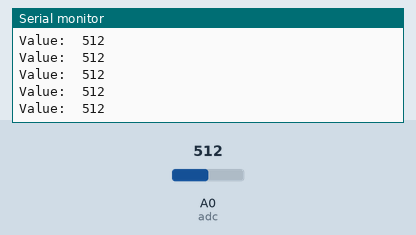
This program was run on a simulated ESP8266 (Wemos D1 mini). On the bench: the last lines printed to the serial monitor. Inputs (shaded band) come from the test bench; at power-on: A0 (adc) = 512.

Above: at 1.2 s.
1.3 s: A0 (adc) set to 716
At 1.31 s:
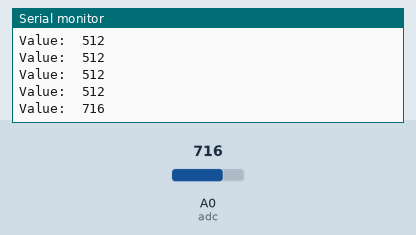
2.8 s: A0 (adc) set to 900
At 2.81 s:
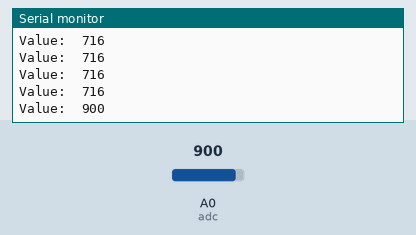
Timing chart, 0 to 5.8 s (numbered marks = the images above; inputs shaded):
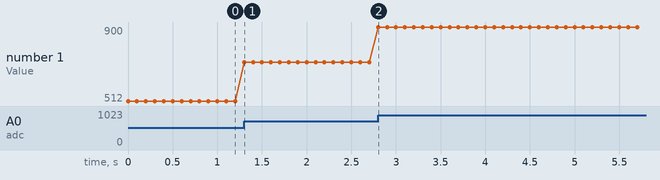

Measured:
- after the input at 1.3 s, the serial monitor: prints a new line at once (image 1)
- after the input at 2.8 s, the serial monitor: prints a new line at once (image 2)
- plotted number 1: 512 → 716 after the input at 1.3 s, 716 → 900 after the input at 2.8 s

The program:

main.cpp
```cpp
#include <Arduino.h>
#include <headers.h>

// dor sensor PCB
#define red_led_pin 12 //D6 // was 12
#define yellow_led_pin 13 //D7
#define green_led_pin 15 // D8
#define trig_pin 5 //D1
#define echo_pin 4 // D2
#define servo_pin 14

sensor_client sensor_client_1;

void setup() {
  Serial.begin(9600);
  Serial.print("");
  Serial.println("starting SETUP ....");
  //pinMode(red_led_pin, OUTPUT);

  sensor_client_1.dist_sensor.trigPin = trig_pin;
  sensor_client_1.dist_sensor.echoPin = echo_pin;
  sensor_client_1.dist_sensor.init_US_sensor();

/*
  sensor_client_1.Red_led.led_pin = red_led_pin;
  sensor_client_1.Red_led.init_led();
  sensor_client_1.Yellow_led.led_pin = yellow_led_pin;
  sensor_client_1.Yellow_led.init_led();
  sensor_client_1.Green_led.led_pin = green_led_pin;
  sensor_client_1.Green_led.init_led();

  sensor_client_1.init_servo(servo_pin);

  sensor_client_1.test_leds();
*/
 pinMode(D4, INPUT);

  Serial.println("Finished Setup");
} // of SETUP

const int adc = A0;

void loop() {
  int value = analogRead(adc);
  Serial.print("Value:  ");
  Serial.println(value);
  /*
  int dust_density = value / 1024 * 50;
  int distance = 100 / dust_density;
  Serial.print("Value:  ");
  Serial.print(value);
  Serial.print("   dust_density:  ");
  Serial.print(dust_density);
  Serial.print("   distance:  ");
  Serial.println(distance);
*/

 //sensor_client_1.test_us_sensor();
 //sensor_client_1.test_servo();
 wait_millis(100);

} // of LOOP
```

headers.h
```cpp
#include <Servo.h>

#define RED     1
#define YELLOW  2
#define GREEN   3


class Led {
    public:
    int led_pin;

    void init_led() {
      pinMode(led_pin, OUTPUT);
    }
    void set_led_on() {
        digitalWrite(led_pin,HIGH);
    }
    void set_led_off() {
        digitalWrite(led_pin,LOW);
    }
}; // of class led

class buzzer {
    public:
    int _buz_pin;

    void init_buzzer() {
      pinMode(_buz_pin, OUTPUT);
      //Serial.print("init_led: ");
      //Serial.println(led_pin);
    }

    void set_buzzer_on() {
        digitalWrite(_buz_pin,HIGH);
    }
    void set_buzzer_off() {
        digitalWrite(_buz_pin,LOW);
    }
};


void wait_millis(unsigned long _period_ms) {
  unsigned long time_now = millis();
  while(millis() < time_now+_period_ms);
} // of wait_millis


class US_sensor {
    public:
    int trigPin;
    int echoPin;
    int dist=777;

    void init_US_sensor() {
    //Serial.print("trig: ");
    //Serial.println(trigPin);
    //Serial.print("echo: ");
    //Serial.println(echoPin);
      pinMode(trigPin, OUTPUT);
      pinMode(echoPin, INPUT);
    } // of init_US_sensor()

    void read_US_sensor() {
      // Clears the trigPin condition
      digitalWrite(trigPin, LOW);
      delayMicroseconds(2);
      // Sets the trigPin HIGH (ACTIVE) for 10 microseconds
      digitalWrite(trigPin, HIGH);
      delayMicroseconds(10); // was 10. should be 50??
      digitalWrite(trigPin, LOW);
      int duration = pulseIn(echoPin, HIGH,2350000UL); // for 40 cm max
      dist = duration * 0.034 / 2; // Speed of sound wave divided by 2 (go and back)
      Serial.print("In reading, dist: ");
      Serial.println(dist);
  } // of read_US_sensor()
}; // of class US_sensor

class sensor_client {
  public:
  US_sensor dist_sensor;
  Led Red_led;
  Led Green_led;
  Led Yellow_led;
  Servo radar_servo;

  void init_servo(int _pin) {
    radar_servo.attach(_pin);
  } // of init_servo

  void test_servo() {
    int step = 300;
    int inc = 20;
    for (int i=0;i<=180;i+=inc) {
    //Serial.print( "in servo UP, i = : ");
    //Serial.println(i);
      radar_servo.write(i);
      delay(step);
      //wait_millis(step);
    } // of for

    for (int i=180;i>=0;i-=inc) {
    //Serial.print( "in servo DOWN, i = : ");
    //Serial.println(i);
      radar_servo.write(i);
      delay(step);
      //wait_millis(step);
    } // of for

  } // of test_servo()


  void test_leds() {
    // test leds
    for (int i=0;i<5;i++) {
      Serial.println(i);
      Red_led.set_led_on();
      Yellow_led.set_led_on();
      Green_led.set_led_on();
      wait_millis(500);

      Red_led.set_led_off();
      Yellow_led.set_led_off();
      Green_led.set_led_off();
      wait_millis(500);
    } // of for loop - testing leds
  } // of test_leds()

  void test_us_sensor() {
    dist_sensor.read_US_sensor();
    int l_dist = dist_sensor.dist;
    Serial.print( "l_dist: ");
    Serial.println(l_dist);
    wait_millis(400);

  } // of test_us_sensor

}; // of sensor_client
```
